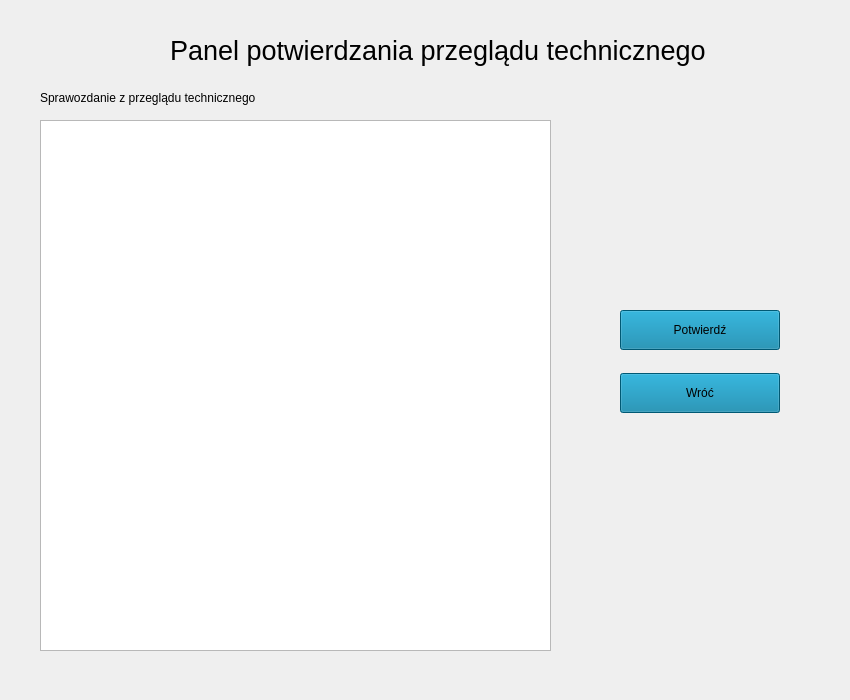
<?xml version="1.0" encoding="UTF-8"?>
<ui version="4.0">
 <class>Panel_potwierdzania_przegladu</class>
 <widget class="QWidget" name="Panel_potwierdzania_przegladu">
  <property name="geometry">
   <rect>
    <x>0</x>
    <y>0</y>
    <width>850</width>
    <height>700</height>
   </rect>
  </property>
  <property name="windowTitle">
   <string>Form</string>
  </property>
  <widget class="QPlainTextEdit" name="sprawozdanie_tekst">
   <property name="geometry">
    <rect>
     <x>40</x>
     <y>120</y>
     <width>511</width>
     <height>531</height>
    </rect>
   </property>
  </widget>
  <widget class="QLabel" name="nazwa_panelu">
   <property name="geometry">
    <rect>
     <x>170</x>
     <y>30</y>
     <width>571</width>
     <height>41</height>
    </rect>
   </property>
   <property name="font">
    <font>
     <pointsize>20</pointsize>
    </font>
   </property>
   <property name="text">
    <string>Panel potwierdzania przeglądu technicznego</string>
   </property>
  </widget>
  <widget class="QPushButton" name="wroc">
   <property name="geometry">
    <rect>
     <x>620</x>
     <y>373</y>
     <width>160</width>
     <height>40</height>
    </rect>
   </property>
   <property name="styleSheet">
    <string notr="true">background-color: rgb(0, 124, 163);</string>
   </property>
   <property name="text">
    <string>Wróć</string>
   </property>
  </widget>
  <widget class="QPushButton" name="potwierdz_przeglad">
   <property name="geometry">
    <rect>
     <x>620</x>
     <y>310</y>
     <width>160</width>
     <height>40</height>
    </rect>
   </property>
   <property name="styleSheet">
    <string notr="true">background-color: rgb(0, 124, 163);</string>
   </property>
   <property name="text">
    <string>Potwierdź</string>
   </property>
  </widget>
  <widget class="QLabel" name="sprawozdanie">
   <property name="geometry">
    <rect>
     <x>40</x>
     <y>90</y>
     <width>221</width>
     <height>16</height>
    </rect>
   </property>
   <property name="text">
    <string>Sprawozdanie z przeglądu technicznego</string>
   </property>
  </widget>
 </widget>
 <resources/>
 <connections/>
</ui>
